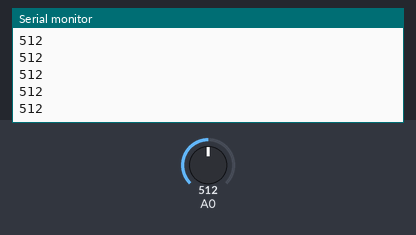
A sketch run on a simulated Arduino Uno, built with avr-gcc and run on an emulated ATmega328P. On the bench: the last lines printed to the serial monitor. The test bench sets the inputs (shaded band); at power-on: A0 = 512.

Above: at 1.2 s.
1.3 s: A0 set to 716
At 1.31 s:
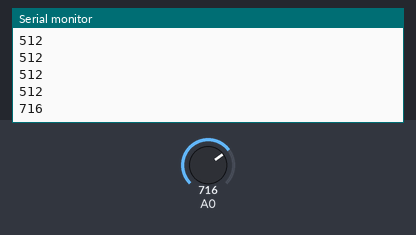
2.8 s: A0 set to 900
At 2.81 s:
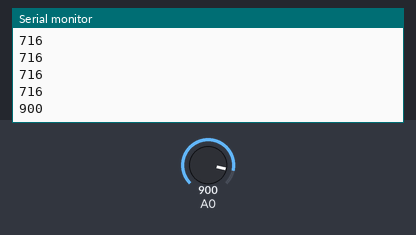
Timing chart, 0 to 5.8 s (numbered marks = the images above; inputs shaded):
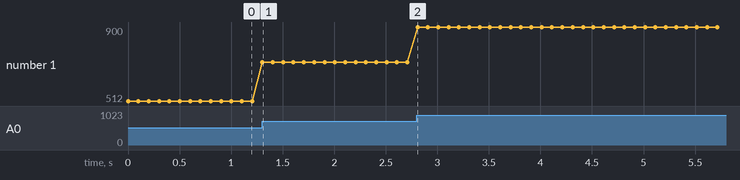

The sketch:

DisenoBasico.ino
```cpp
long valor=0;

void setup() {
  // put your setup code here, to run once:
    Serial.begin(115200);

}

void loop() {
  // put your main code here, to run repeatedly:
 valor = analogRead(A0);

  //Imprimimos por el monitor serie
  Serial.println(valor);
  delay(100);
}
```

Measured:
- after the input at 1.3 s, the serial monitor: prints a new line at once (image 1)
- after the input at 2.8 s, the serial monitor: prints a new line at once (image 2)
- plotted number 1: 512 → 716 after the input at 1.3 s, 716 → 900 after the input at 2.8 s
